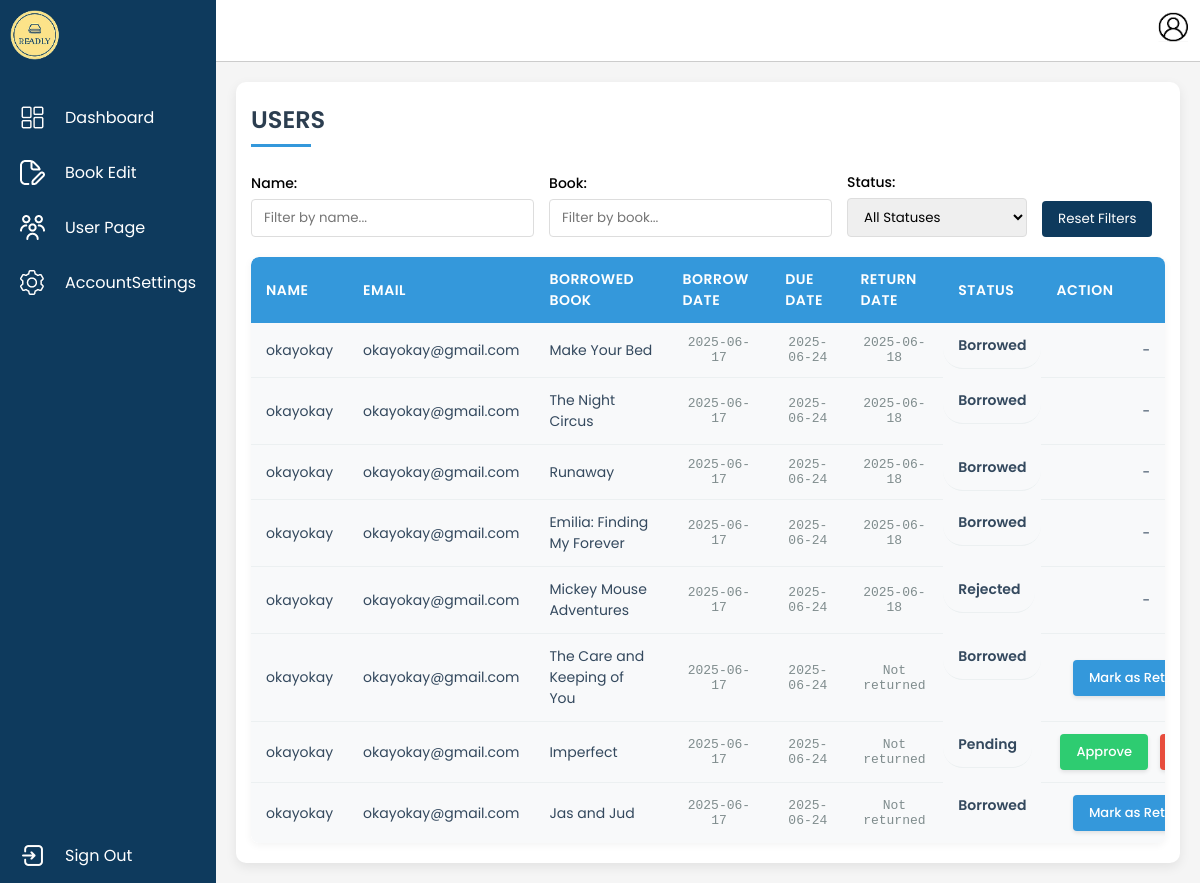
The page /admin/AdminUserPage.php on the database its author committed.
### tables this page shows
CREATE TABLE `borrowed_books` (
  `id` int(11) NOT NULL,
  `user_id` int(11) NOT NULL,
  `book_id` int(11) NOT NULL,
  `borrow_date` date NOT NULL,
  `due_date` date NOT NULL,
  `return_date` date DEFAULT NULL,
  `status` enum('pending','borrowed','rejected','returned') DEFAULT 'pending'
);

CREATE TABLE `users` (
  `id` int(11) NOT NULL,
  `fullname` varchar(100) NOT NULL,
  `email` varchar(100) NOT NULL,
  `password` varchar(255) NOT NULL,
  `role` enum('student','admin') DEFAULT 'student',
  `created_at` timestamp NOT NULL DEFAULT current_timestamp()
);

CREATE TABLE `books` (
  `id` int(11) NOT NULL,
  `title` varchar(255) NOT NULL,
  `author` varchar(255) NOT NULL,
  `category` varchar(100) DEFAULT NULL,
  `cover_image` varchar(255) DEFAULT NULL,
  `views` int(11) DEFAULT 0,
  `description` text DEFAULT NULL,
  `created_at` timestamp NOT NULL DEFAULT current_timestamp(),
  `availability` int(11) DEFAULT 1
);

### admin/AdminUserPage.php (the view, shortened to what this page needs)
<!DOCTYPE html>
<html lang="en">
<head>
  <link rel="stylesheet" href="../css/AdminUserPage.css" />
  <link rel="stylesheet" href="https://cdn.jsdelivr.net/npm/sweetalert2@11/dist/sweetalert2.min.css">
</head>
<body>
  <div class="container">
    <aside class="sidebar" id="sidebar">
      <div class="logo" onclick="toggleSidebar()">
        <img src="../Images/logo.png" alt="Readly Logo" />
      </div>
      <nav class="nav">
        <a href="admindashboard.php" onclick="toggleSidebar()"><img class="icon" src="../Images/dashboard.png" alt="Dashboard Icon" /><span>Dashboard</span></a>
        <a href="AdminBookEdit.php" onclick="toggleSidebar()"><img class="icon" src="../Images/BookDetails.png" alt="Book Edit Icon" /><span>Book Edit</span></a>
        <a href="AdminUserPage.php" onclick="toggleSidebar()"><img class="icon" src="../Images/userpage.png" alt="User Page Icon" /><span>User Page</span></a>
        <a href="SettingAdmin.php" onclick="toggleSidebar()"><img class="icon" src="../Images/settings.png" alt="Settings Icon" /><span>AccountSettings</span></a>
      </nav>
      <div class="sign-out">
        <a href="../logout.php" onclick="toggleSidebar()"><img class="icon" src="../Images/signout.png" alt="Signout Icon" /><span>Sign Out</span></a>
      </div>
    </aside>
    <main class="main-content">
      <header class="header">
        <div class="header-icons">
          <a href="SettingAdmin.php"><img class="icon" src="../Images/profile.png"></a>
        </div>
      </header>
      <div class="users-content">
        <h2 class="section-title">USERS</h2>
        <div class="table-filters">
          <div class="filter-group">
            <label for="name-filter">Name:</label>
            <input type="text" id="name-filter" placeholder="Filter by name...">
          </div>
          <div class="filter-group">
            <label for="book-filter">Book:</label>
            <input type="text" id="book-filter" placeholder="Filter by book...">
          </div>
          <div class="filter-group">
            <label for="status-filter">Status:</label>
            <select id="status-filter">
              <option value="">All Statuses</option>
            </select>
          </div>
          <button id="reset-filters" class="filter-btn">Reset Filters</button>
        </div>
        <div class="users-table">
          <table>
            <thead>
              <tr>
                <th>Name</th>
                <th>Email</th>
                <th>Borrowed Book</th>
                <th>Borrow Date</th>
                <th>Due Date</th>
                <th>Return Date</th>
                <th>Status</th>
                <th>Action</th>
              </tr>
            </thead>
            <tbody>
              <?php
              include "../dbcon.php";
              $query = "SELECT
                          u.id,
                          u.fullname,
                          u.email,
                          u.role,
                          b.title AS book_title,
                          b.id AS book_id,
                          bb.id AS borrow_id,
                          bb.borrow_date,
                          bb.due_date,
                          bb.return_date,
                          bb.status AS borrow_status
                        FROM users u
                        JOIN borrowed_books bb ON u.id = bb.user_id
                        JOIN books b ON bb.book_id = b.id
                        WHERE u.role = 'student'
                        ORDER BY bb.borrow_date DESC";
              $result = $conn->query($query);
              if ($result->num_rows > 0) {
                while ($row = $result->fetch_assoc()) {
                  echo "<tr data-borrow-id='" . $row['borrow_id'] . "'>
                              <td>" . htmlspecialchars($row['fullname']) . "</td>
                              <td>" . htmlspecialchars($row['email']) . "</td>
                              <td>" . htmlspecialchars($row['book_title']) . "</td>
                              <td>" . htmlspecialchars($row['borrow_date']) . "</td>
                              <td>" . htmlspecialchars($row['due_date']) . "</td>
                              <td>" . htmlspecialchars($row['return_date'] ? $row['return_date'] : 'Not returned') . "</td>
                              <td class='status-cell'>" . htmlspecialchars(ucfirst($row['borrow_status'])) . "</td>
                              <td class='action-cell'>";
                  if ($row['borrow_status'] == 'pending') {
                    echo "<button class='approve-btn' onclick='approveRequest(" . $row['borrow_id'] . ")'>Approve</button>
                                <button class='reject-btn' onclick='rejectRequest(" . $row['borrow_id'] . ")'>Reject</button>";
                  } elseif ($row['borrow_status'] == 'borrowed' && !$row['return_date']) {
                    echo "<button class='return-btn' onclick='markAsReturned(" . $row['borrow_id'] . ", " . $row['book_id'] . ")'>Mark as Returned</button>";
                  } else {
                    echo "-";
                  }
                  echo "</td>
                            </tr>";
                }
              } else {
                echo "<tr><td colspan='9'>No borrowing records found</td></tr>";
              }
              ?>
            </tbody>
          </table>
        </div>
      </div>
    </main>
  </div>
</body>
</html>

### css/AdminUserPage.css (style rules this page uses)
* { margin: 0; padding: 0; box-sizing: border-box; }
body, html { height: 100%; font-family: sans-serif; background-color: #f9f7f4; }
.container { display: flex; height: 100vh; }
.sidebar { background-color: #0e3a5d; width: 250px; color: white; display: flex; flex-direction: column; transition: width 0.3s ease; }
.logo { height: 70px; display: flex; align-items: center; justify-content: flex-start; cursor: pointer; padding: 10px 10px; }
.logo img { width: 50px; height: 50px; border-radius: 50%; }
.nav { flex-grow: 1; display: flex; flex-direction: column; padding-top: 20px; }
.nav a, .sign-out a { display: flex; align-items: center; padding: 15px 20px; color: white; text-decoration: none; transition: background 0.2s; }
.nav .icon, .sign-out .icon { width: 25px; height: 25px; margin-right: 10px; }
.nav span, .sign-out span { margin-left: 10px; white-space: nowrap; }
.sign-out { margin-top: auto; }
.main-content { flex-grow: 1; display: flex; flex-direction: column; background-color: #f5f5f5; overflow-y: auto; }
.header { padding: 12px 12px; background-color: #ffffff; display: flex; justify-content: space-between; align-items: center; border-bottom: 1px solid #ccc; }
.header-icons .icon { margin-left: 10px; cursor: pointer; width: 30px; height: 30px; }
.users-content { padding: 25px; background-color: #fff; border-radius: 10px; box-shadow: 0 4px 12px rgba(0, 0, 0, 0.08); margin: 20px; }
.section-title { font-size: 24px; font-weight: 600; margin-bottom: 25px; color: #2c3e50; position: relative; padding-bottom: 10px; }
.section-title::after { content: ''; position: absolute; left: 0; bottom: 0; width: 60px; height: 3px; background-color: #3498db; }
.users-table { overflow-x: auto; border-radius: 8px; box-shadow: 0 2px 8px rgba(0, 0, 0, 0.05); }
.users-table table { width: 100%; border-collapse: separate; border-spacing: 0; min-width: 1000px; background-color: #fff; border-radius: 8px; overflow: hidden; }
.users-table th { background-color: #3498db; color: white; font-weight: 600; text-align: left; padding: 15px 18px; font-size: 14px; text-transform: uppercase; letter-spacing: 0.5px; position: sticky; top: 0; }
.users-table td { padding: 14px 18px; border-bottom: 1px solid #ecf0f1; color: #34495e; font-size: 14px; transition: background-color 0.2s ease; }
.users-table tr:last-child td { border-bottom: none; }
.users-table td:nth-child(4), .users-table td:nth-child(5), .users-table td:nth-child(6), .users-table td:nth-child(7), .users-table td:nth-child(8) { text-align: center; }
.status-cell { font-weight: 600; text-transform: capitalize; padding: 6px 12px; border-radius: 20px; display: inline-block; font-size: 13px; }
.action-cell { white-space: nowrap; }
.approve-btn, .reject-btn, .return-btn { padding: 8px 16px; border: none; border-radius: 4px; font-size: 13px; font-weight: 500; cursor: pointer; margin: 0 4px; transition: all 0.2s ease; box-shadow: 0 2px 4px rgba(0, 0, 0, 0.1); }
.approve-btn { background-color: #2ecc71; color: white; }
.reject-btn { background-color: #e74c3c; color: white; }
.return-btn { background-color: #3498db; color: white; }
.users-table td:nth-child(4), .users-table td:nth-child(5), .users-table td:nth-child(6) { font-family: 'Roboto Mono', monospace; font-size: 13px; color: #7f8c8d; }
@media (max-width: 1200px) { .users-content { padding: 20px 15px; } }
@media (max-width: 1200px) { .users-table th, .users-table td { padding: 12px 15px; } }
.table-filters { display: flex; gap: 15px; margin-bottom: 20px; flex-wrap: wrap; align-items: flex-end; }
.filter-group { display: flex; flex-direction: column; }
.filter-group label { margin-bottom: 5px; font-weight: 500; font-size: 14px; }
.table-filters input, .table-filters select { padding: 8px 12px; border: 1px solid #ddd; border-radius: 4px; min-width: 180px; }
.filter-btn { padding: 8px 16px; background-color: #0e3a5d; color: white; border: none; border-radius: 4px; cursor: pointer; transition: background-color 0.2s; }
tr.filter-match { background-color: #f8f9fa !important; }

### admin/AdminUserPage.php (style rules this page uses)
* { font-family: 'Poppins', sans-serif; }

### rows shown on the page
borrowed_books: user.fullname "okayokay", user.email "okayokay@gmail.com", book.title "Make Your Bed", borrow_date "2025-06-17", due_date "2025-06-24", return_date "2025-06-18", status "Borrowed"
borrowed_books: user.fullname "okayokay", user.email "okayokay@gmail.com", book.title "The Night Circus", borrow_date "2025-06-17", due_date "2025-06-24", return_date "2025-06-18", status "Borrowed"
borrowed_books: user.fullname "okayokay", user.email "okayokay@gmail.com", book.title "Runaway", borrow_date "2025-06-17", due_date "2025-06-24", return_date "2025-06-18", status "Borrowed"
borrowed_books: user.fullname "okayokay", user.email "okayokay@gmail.com", book.title "Emilia: Finding My Forever", borrow_date "2025-06-17", due_date "2025-06-24", return_date "2025-06-18", status "Borrowed"
borrowed_books: user.fullname "okayokay", user.email "okayokay@gmail.com", book.title "Mickey Mouse Adventures", borrow_date "2025-06-17", due_date "2025-06-24", return_date "2025-06-18", status "Rejected"
borrowed_books: user.fullname "okayokay", user.email "okayokay@gmail.com", book.title "The Care and Keeping of You", borrow_date "2025-06-17", due_date "2025-06-24", return_date "Not returned", status "Borrowed"
borrowed_books: user.fullname "okayokay", user.email "okayokay@gmail.com", book.title "Imperfect", borrow_date "2025-06-17", due_date "2025-06-24", return_date "Not returned", status "Pending"
borrowed_books: user.fullname "okayokay", user.email "okayokay@gmail.com", book.title "Jas and Jud", borrow_date "2025-06-17", due_date "2025-06-24", return_date "Not returned", status "Borrowed"
